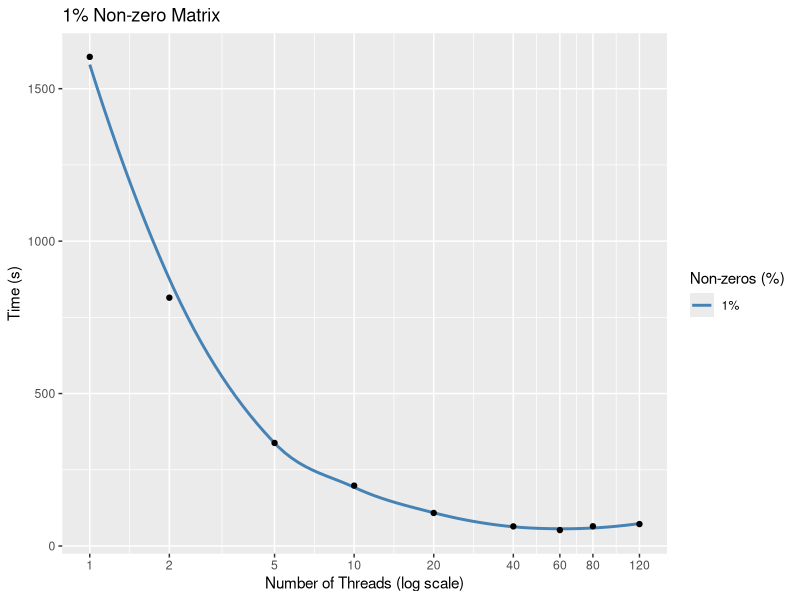
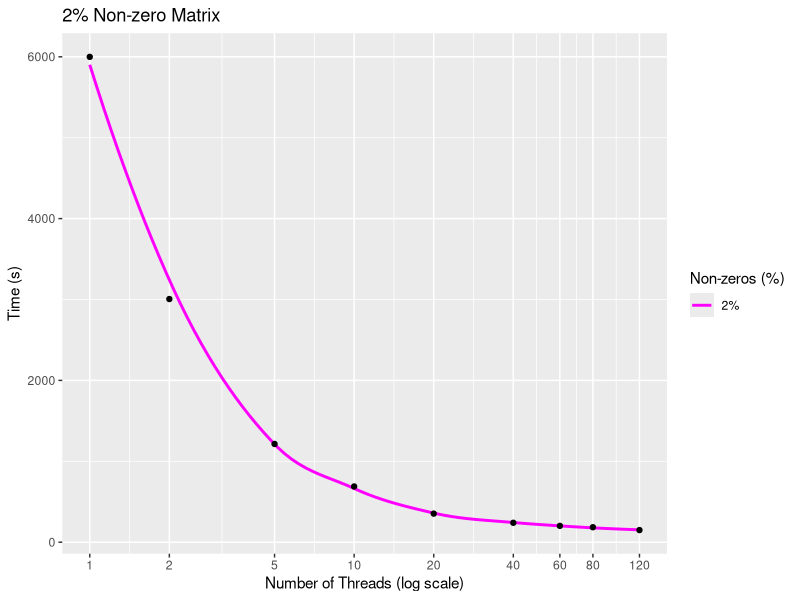
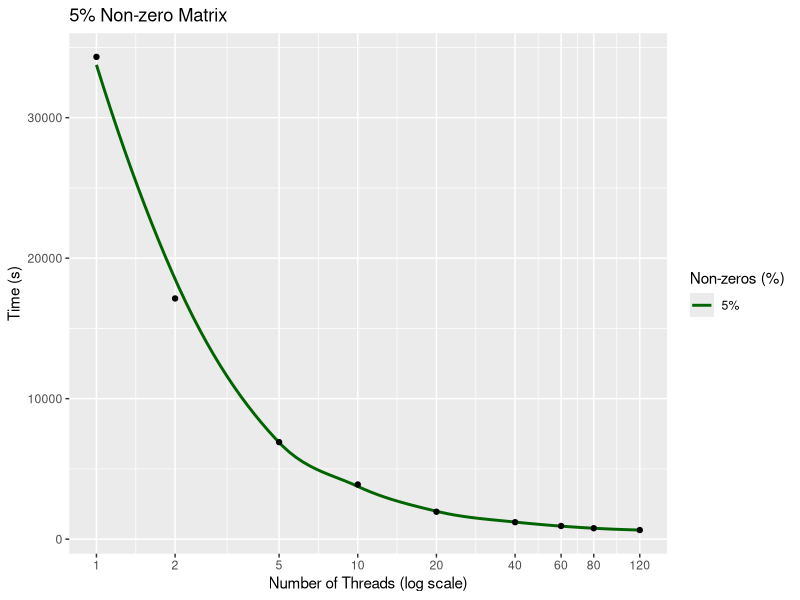
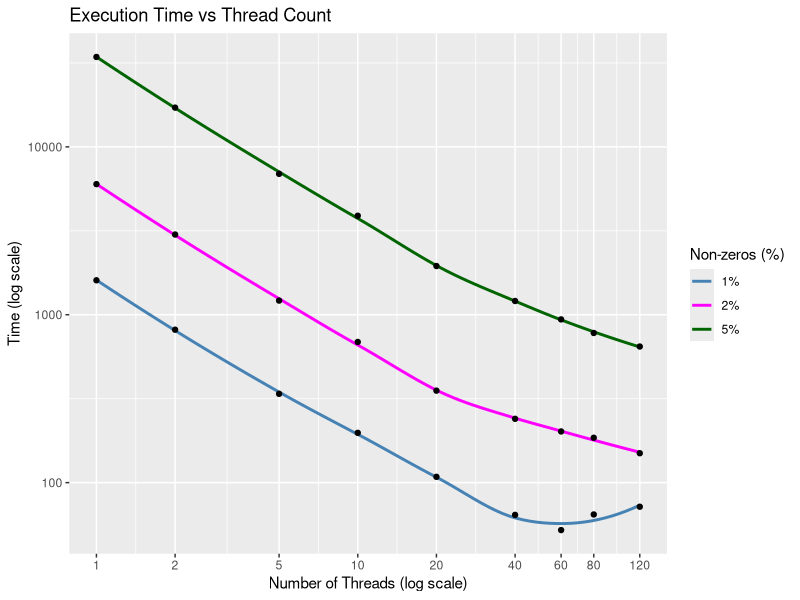
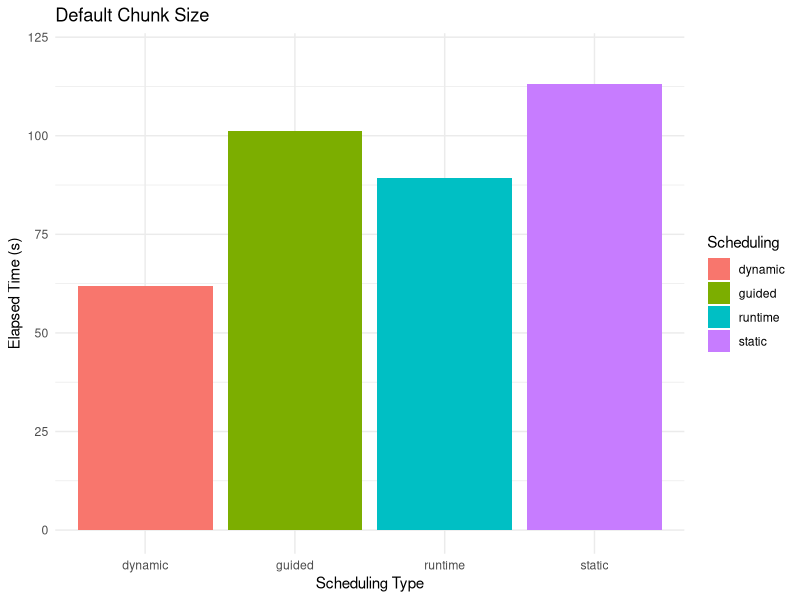
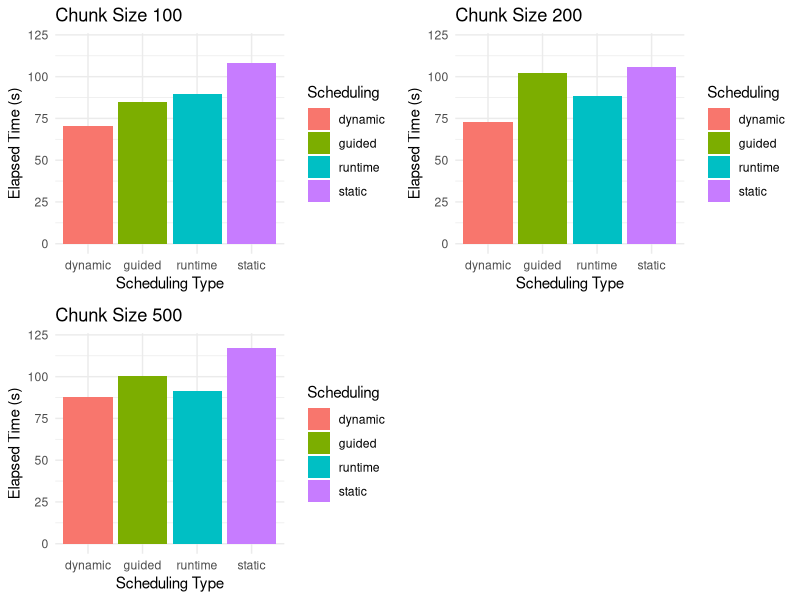

These charts were generated, in order, by the following R code:
## ---- chunk 1
library(ggplot2)
library(knitr)
library(gridExtra)
## ---- chunk 2
library(ggplot2)
library(gridExtra)

# Data
data <- data.frame(
  num_thread =  c(1, 2, 5, 10, 20, 40, 60, 80, 120),
  percent_1 = c(1604.39, 814.507, 337.936, 197.947, 108.282, 64.2614, 52.1606, 64.6179, 71.84),
  percent_2 = c(5999.23, 3005.59, 1214.35, 688.519, 353.096, 239.968, 201.738, 185.006, 149.679),
  percent_5 = c(34327.9, 17133.4, 6907.46, 3889.31, 1951.35, 1207.59, 938.196, 778.801, 646.755)
)

# Percent 1% plot
p1 <- ggplot(data, aes(x = num_thread)) +
  geom_smooth(aes(y = percent_1, color = "1%"), se = FALSE) +
  geom_point(aes(y = percent_1)) +
  labs(title = "1% Non-zero Matrix",
       x = "Number of Threads (log scale)",
       y = "Time (s)",
       color = "Non-zeros (%)") +
  scale_color_manual(values = "steelblue") +
  scale_x_log10(breaks = c(1, 2, 5, 10, 20, 40, 60, 80, 120))

# Percent 2% plot
p2 <- ggplot(data, aes(x = num_thread)) +
  geom_smooth(aes(y = percent_2, color = "2%"), se = FALSE) +
  geom_point(aes(y = percent_2)) +
  labs(title = "2% Non-zero Matrix",
       x = "Number of Threads (log scale)",
       y = "Time (s)",
       color = "Non-zeros (%)") +
  scale_color_manual(values = "magenta") +
  scale_x_log10(breaks = c(1, 2, 5, 10, 20, 40, 60, 80, 120))

# Percent 5% plot
p3 <- ggplot(data, aes(x = num_thread)) +
  geom_smooth(aes(y = percent_5, color = "5%"), se = FALSE) +
  geom_point(aes(y = percent_5)) +
  labs(title = "5% Non-zero Matrix",
       x = "Number of Threads (log scale)",
       y = "Time (s)",
       color = "Non-zeros (%)") +
  scale_color_manual(values = "darkgreen") +
  scale_x_log10(breaks = c(1, 2, 5, 10, 20, 40, 60, 80, 120))

# Combined plot (your original one)
p_combined <- ggplot(data, aes(x = num_thread)) +
  geom_smooth(aes(y = percent_1, color = "1%"), se = FALSE) +
  geom_smooth(aes(y = percent_2, color = "2%"), se = FALSE) +
  geom_smooth(aes(y = percent_5, color = "5%"), se = FALSE) +
  geom_point(aes(y = percent_1)) +
  geom_point(aes(y = percent_2)) +
  geom_point(aes(y = percent_5)) +
  labs(title = "Execution Time vs Thread Count",
       x = "Number of Threads (log scale)",
       y = "Time (log scale)",
       color = "Non-zeros (%)") +
  scale_color_manual(values = c(
    "1%" = "steelblue",
    "2%" = "magenta",
    "5%" = "darkgreen")) +
  scale_y_log10() +
  scale_x_log10(breaks = c(1, 2, 5, 10, 20, 40, 60, 80, 120))

# Arrange the plots in a 2x2 grid
p1
## ---- chunk 3
p2
p3
p_combined
## ---- chunk 4
# Required Libraries
library(ggplot2)
library(gridExtra)

# Data
data <- data.frame(
  Scheduling = c("static", "dynamic", "guided", "runtime"),
  Chunk_0 = c(113.135, 61.9773, 101.167, 89.1588),
  Chunk_100 = c(108.379, 70.7232, 85.1109, 89.7971),
  Chunk_200 = c(105.574, 73.1157, 102.415, 88.615),
  Chunk_500 = c(117.003, 87.7587, 100.459, 91.4995)
)

y_limits <- c(0, 120)
# Chunk Size 0 Plot
p_chunk0 <- ggplot(data, aes(x = Scheduling, y = Chunk_0, fill = Scheduling)) +
  geom_bar(stat = "identity") +
  labs(title = "Default Chunk Size", x = "Scheduling Type", y = "Elapsed Time (s)") +
  theme_minimal() +
  ylim(y_limits)

# Chunk Size 100 Plot
p_chunk100 <- ggplot(data, aes(x = Scheduling, y = Chunk_100, fill = Scheduling)) +
  geom_bar(stat = "identity") +
  labs(title = "Chunk Size 100", x = "Scheduling Type", y = "Elapsed Time (s)") +
  theme_minimal() +
  ylim(y_limits)

# Chunk Size 200 Plot
p_chunk200 <- ggplot(data, aes(x = Scheduling, y = Chunk_200, fill = Scheduling)) +
  geom_bar(stat = "identity") +
  labs(title = "Chunk Size 200", x = "Scheduling Type", y = "Elapsed Time (s)") +
  theme_minimal() +
  ylim(y_limits)

# Chunk Size 500 Plot
p_chunk500 <- ggplot(data, aes(x = Scheduling, y = Chunk_500, fill = Scheduling)) +
  geom_bar(stat = "identity") +
  labs(title = "Chunk Size 500", x = "Scheduling Type", y = "Elapsed Time (s)") +
  theme_minimal() +
  ylim(y_limits)

# Arrange all plots in a 2x2 grid
p_chunk0
## ---- chunk 5
grid.arrange(p_chunk100, p_chunk200, p_chunk500, nrow = 2)
